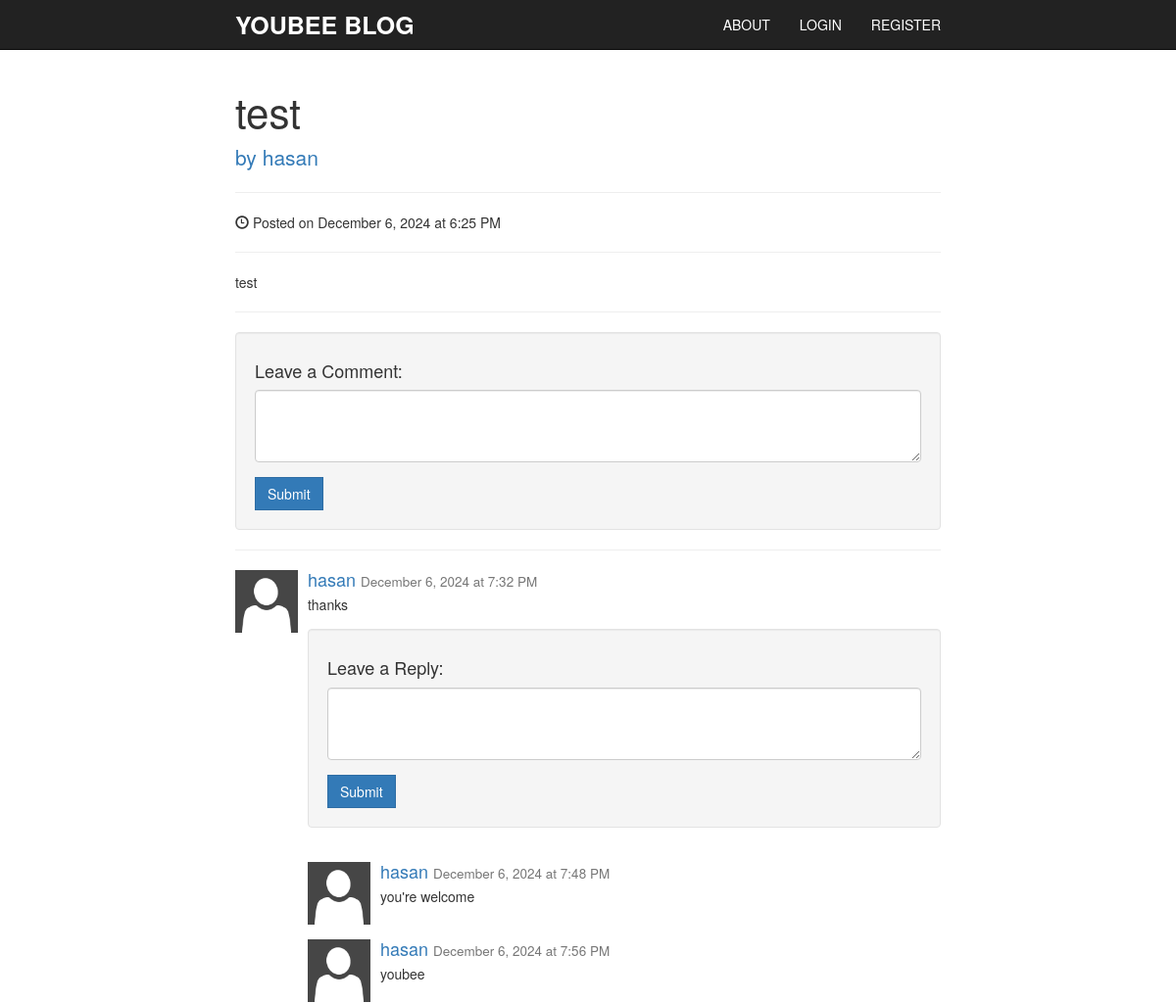
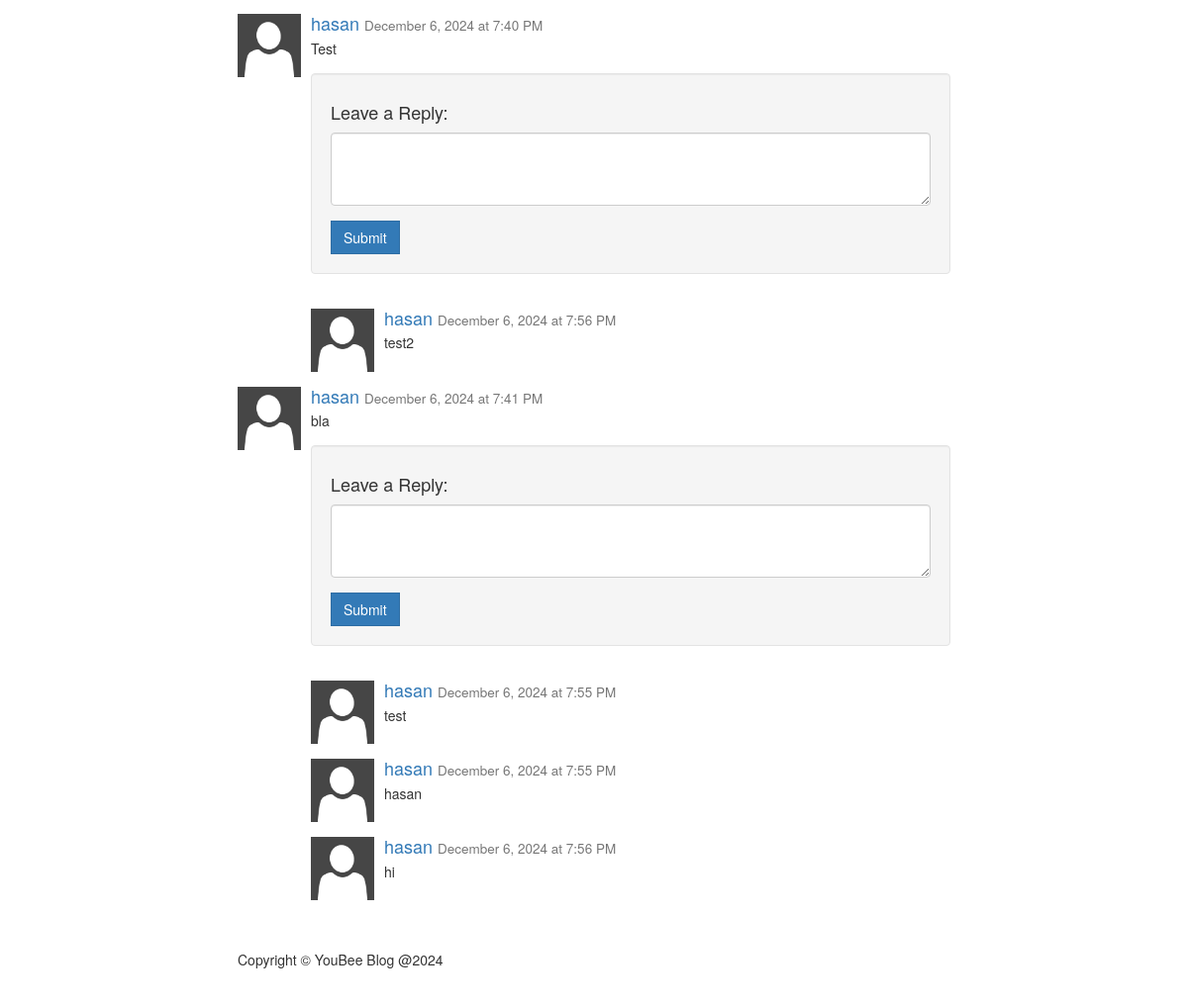
The page /post.php?id=1 on the database its author committed (2 pictures, top to bottom).
### tables this page shows
CREATE TABLE `posts` (
  `id` bigint(20) UNSIGNED NOT NULL,
  `subject` varchar(200) NOT NULL,
  `content` text NOT NULL,
  `user_id` bigint(20) UNSIGNED NOT NULL,
  `created_at` datetime NOT NULL DEFAULT current_timestamp()
);

CREATE TABLE `users` (
  `id` bigint(20) UNSIGNED NOT NULL,
  `email` varchar(50) NOT NULL,
  `name` varchar(50) NOT NULL,
  `password` varchar(100) NOT NULL,
  `profile` varchar(255) NOT NULL DEFAULT 'default.png',
  `is_admin` bit(1) NOT NULL DEFAULT b'0',
  `created_at` datetime NOT NULL DEFAULT current_timestamp()
);

CREATE TABLE `comments` (
  `id` bigint(20) UNSIGNED NOT NULL,
  `content` varchar(255) NOT NULL,
  `user_id` bigint(20) UNSIGNED NOT NULL,
  `post_id` bigint(20) UNSIGNED DEFAULT NULL,
  `comment_id` bigint(20) UNSIGNED DEFAULT NULL,
  `created_at` datetime NOT NULL DEFAULT current_timestamp()
);

### post.php (the view, shortened to what this page needs)
<?php
require 'connection.php';
$id = $_GET['id'];
$sql = "
SELECT
    p.id as post_id,
    p.content,
    p.subject,
    p.created_at,
    u.id as user_id,
    u.name as user_name
FROM posts p
INNER JOIN users u ON u.id = p.user_id
WHERE p.id = :id
";
$stmt = $pdo->prepare($sql);
$stmt->bindParam(":id", $id);
$stmt->execute();
$post = $stmt->fetch(PDO::FETCH_ASSOC);
$date = new DateTime($post['created_at']);
$formattedDate = $date->format('F j, Y \a\t g:i A');
$sql = "
SELECT
    c.id as comment_id,
    c.content,
    c.created_at,
    u.id as user_id,
    u.name,
    u.profile
FROM comments c
INNER JOIN users u ON u.id = c.user_id
WHERE post_id = :id AND comment_id IS NULL
";
$stmt = $pdo->prepare($sql);
$stmt->bindParam(":id", $id);
$stmt->execute();
$comments = $stmt->fetchAll(PDO::FETCH_ASSOC);
?>
<!DOCTYPE html>
<html lang="en">
<head>
    <link href="css/bootstrap.min.css" rel="stylesheet">
    <link href="css/simple-blog-template.css" rel="stylesheet">
</head>
<body>
    <?php
        require_once 'components/nav.php';
    ?>
    <div class="container">
        <div class="row">
            <div class="col-lg-12">
                <h1 class="post-title"><?php echo $post['subject'];?></h1>
                <a href="author.php?id=<?php echo $post['post_id'];?>" class="lead">
                    by <?php echo $post['user_name'];?>
                </a>
                <hr>
                <p><span class="glyphicon glyphicon-time"></span> Posted on <?php echo $formattedDate; ?></p>
                <hr>
                <p><?php echo $post['content'];?></p>
                <hr>
                <div class="well">
                    <h4>Leave a Comment:</h4>
                    <form role="form" method="POST" action="actions/comment_action.php">
                        <div class="form-group">
                            <textarea class="form-control" rows="3" name="content"></textarea>
                        </div>
                        <button type="submit" class="btn btn-primary">Submit</button>
                    </form>
                </div>
                <hr>
                 <?php
                    foreach($comments as $comment){
                        $sql = "
                        SELECT
                            c.id as comment_id,
                            c.content,
                            c.created_at,
                            u.id as user_id,
                            u.name,
                            u.profile
                        FROM comments c
                        INNER JOIN users u ON u.id = c.user_id
                        WHERE comment_id = :comment_id
                        ";
                        $stmt = $pdo->prepare($sql);
                        $stmt->bindParam(":comment_id", $comment['comment_id']);
                        $stmt->execute();
                        $replies = $stmt->fetchAll(PDO::FETCH_ASSOC);
                        $date = new DateTime($comment['created_at']);
                        $formattedDate = $date->format('F j, Y \a\t g:i A');
                        echo '
                         <div class="media">
                            <a class="pull-left" href="#">
                                <img width="64px" height="64px" class="media-object" src="imgs/'.$comment['profile'].'" alt="">
                            </a>
                            <div class="media-body">
                                <h4 class="media-heading"><a href="author.php?id='.$comment['user_id'].'">'.$comment['name'].'
                                    </a><small>'.$formattedDate.'</small>
                                </h4>
                                '.$comment['content'].'
                                    <div class="media">
                                        <div class="well">
                                        <h4>Leave a Reply:</h4>
                                        <form role="form" method="POST" action="actions/comment_action.php">
                                            <input type="hidden" value="'. $id. '" name="post_id">
                                            <input type="hidden" value="'. $comment['comment_id']. '" name="comment_id">
                                            <div class="form-group">
                                                <textarea class="form-control" rows="3" name="content"></textarea>
                                            </div>
                                            <button type="submit" class="btn btn-primary">Submit</button>
                                        </form>
                                    </div>
                                    </div>
                                ';
                                foreach($replies as $reply){
                                    $date = new DateTime($reply['created_at']);
                                    $formattedDate2 = $date->format('F j, Y \a\t g:i A');
                                    echo '
                                        <div class="media">
                                            <a class="pull-left" href="#">
                                            <img width="64px" height="64px" class="media-object" src="imgs/'.$reply['profile'].'" alt="">
                                            </a>
                                            <div class="media-body">
                                                <h4 class="media-heading"><a href="author.php?id='.$reply['user_id'].'">'.$reply['name'].'
                                                    </a><small>'.$formattedDate2.'</small>
                                                </h4>
                                                  '.$reply['content'].'
                                            </div>
                                        </div>
                                    ';
                                }
                            echo '</div>
                        </div>
                        ';
                    }
                 ?>
            </div>
        </div>
    </div>
    <?php
        require_once 'components/footer.php';
    ?>
</body>
</html>

### components/nav.php (shortened to what this page needs)
<?php
$loggedIn = false;
?>
<nav class="navbar navbar-inverse navbar-fixed-top" role="navigation">
    <div class="container">
        <div class="navbar-header">
            <a class="navbar-brand" href="index.php">YouBee Blog</a>
        </div>
        <div class="collapse navbar-collapse" id="bs-example-navbar-collapse-1">
            <ul class="nav navbar-nav navbar-right">
                <li>
                    <a href="about.html">About</a>
                </li>
                <?php
                    if(!$loggedIn){
                        echo '
                        <li>
                            <a href="login.php">Login</a>
                        </li>
                        <li>
                            <a href="register.php">Register</a>
                        </li>
                        ';
                    }
                ?>
            </ul>
        </div>
    </div>
</nav>

### components/footer.php
<footer>
    <div class="container">
        <div class="row">
            <div class="col-lg-12">
                <p>Copyright &copy; YouBee Blog @2024</p>
            </div>
        </div>
    </div>
</footer>

### css/simple-blog-template.css (style rules this page uses)
body { padding-top: 70px; }
footer { margin: 50px 0; }
@media (min-width: 1200px) { .container { width: 750px; } }
nav { text-transform: uppercase; }
.navbar-inverse .navbar-brand { color: white; font-weight: bold; font-size: 25px; }
.navbar-inverse .navbar-nav>li>a { color: white; }
.post-title { font-size: 3em; }
.btn { border-radius: 0; }

### rows shown on the page
posts: subject "test", user.name "hasan", created_at "December 6, 2024 at 6:25 PM", content "test"
comments: user.profile (placeholder picture), user.name "hasan", created_at "December 6, 2024 at 7:32 PM", content "thanks"
comments: user.profile (placeholder picture), user.name "hasan", created_at "December 6, 2024 at 7:48 PM", content "you're welcome"
comments: user.profile (placeholder picture), user.name "hasan", created_at "December 6, 2024 at 7:56 PM", content "youbee"
comments: user.profile (placeholder picture), user.name "hasan", created_at "December 6, 2024 at 7:40 PM", content "Test"
comments: user.profile (placeholder picture), user.name "hasan", created_at "December 6, 2024 at 7:56 PM", content "test2"
comments: user.profile (placeholder picture), user.name "hasan", created_at "December 6, 2024 at 7:41 PM", content "bla"
comments: user.profile (placeholder picture), user.name "hasan", created_at "December 6, 2024 at 7:55 PM", content "test"
comments: user.profile (placeholder picture), user.name "hasan", created_at "December 6, 2024 at 7:55 PM", content "hasan"
comments: user.profile (placeholder picture), user.name "hasan", created_at "December 6, 2024 at 7:56 PM", content "hi"
